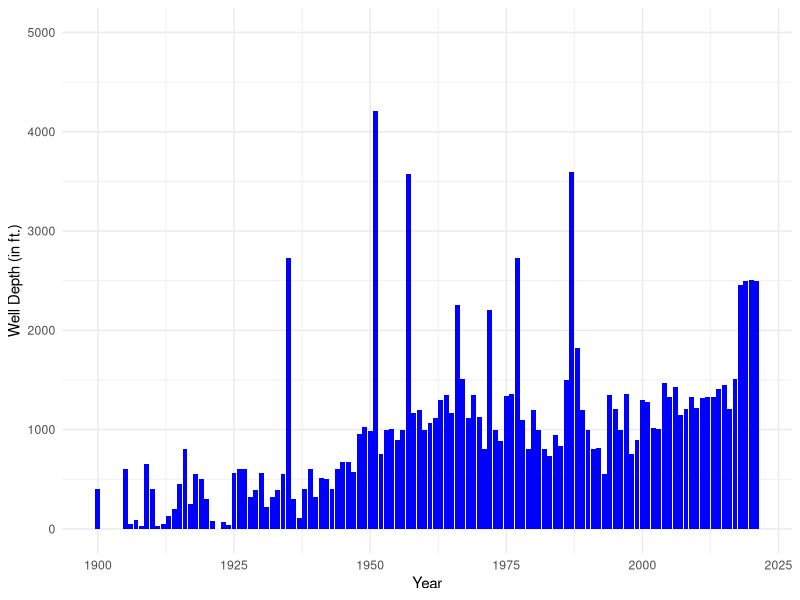
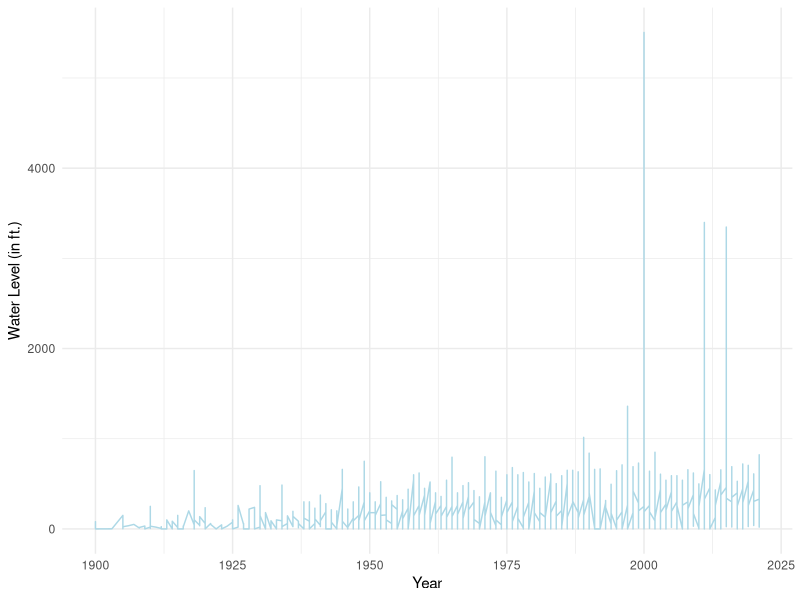
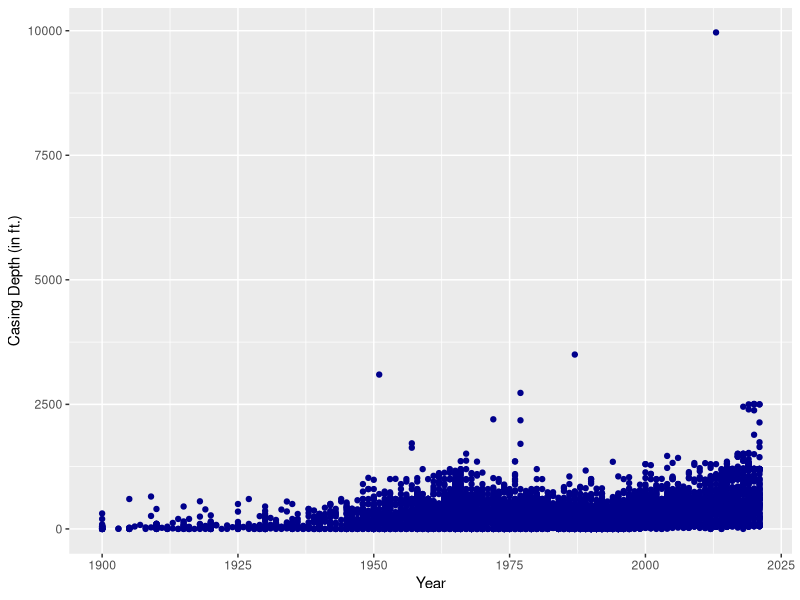
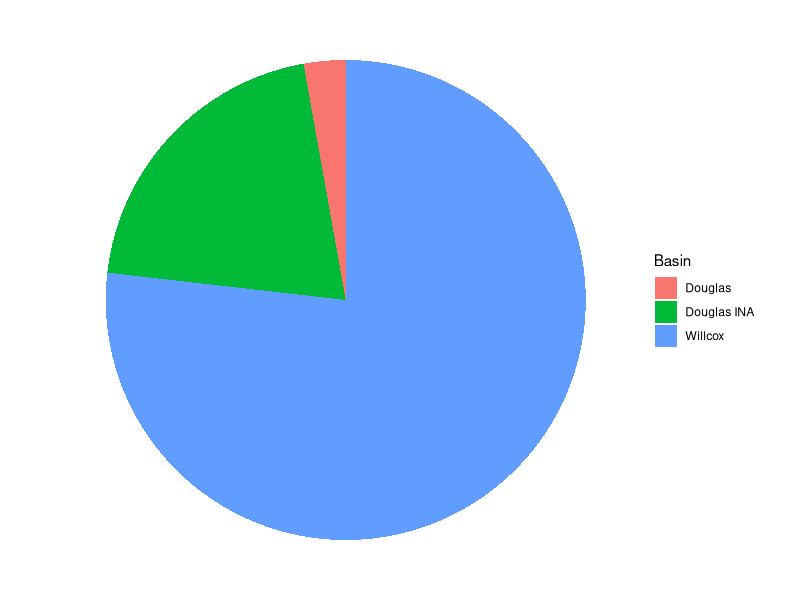

Reproduce these figures in R, in order.
## ---- chunk 1
knitr::opts_chunk$set(echo = FALSE, results = 'hide', warning = FALSE, message=FALSE)
## ---- chunk 2
# import libraries
library(dplyr)
library(ggplot2)
library(tidyverse)
library(lubridate)
library(kableExtra)

# import data set
arizona_wells <- read.csv("wells_by_basin.csv")

# data quality
date <-  as.Date(arizona_wells$Drill.Date,"%Y-%m-%d %H:%M:%S")
year <- as.numeric(format(date,'%Y'))

arizona_wells$year <- year

aw <- arizona_wells %>% 
  filter(!is.na(Basin)) %>%
  filter(!is.na(Well.Type)) %>%
  filter(!is.na(Well.Depth..ft.)) %>%
  filter(!is.na(Casing.Depth..ft.)) %>%
  filter(!is.na(Drill.Date)) %>%
  filter(!is.na(Application.Date)) %>%
  filter(!is.na(Water.Level..ft.)) %>%
  filter(!is.na(year))

# table - summary statistic of the well depth, water level, casing depth
water_level_by_year <- aw %>%
  group_by(Basin) %>%
  summarize(total_well_depth=sum(Well.Depth..ft.),
            mean_well_depth=mean(Well.Depth..ft.),
            median_well_depth=median(Well.Depth..ft.),
            total_water_level=sum(Water.Level..ft.),
            mean_water_level=mean(Water.Level..ft.),
            median_water_level=median(Water.Level..ft.),
            total_casing_depth=sum(Casing.Depth..ft.),
            mean_casing_depth=mean(Casing.Depth..ft.),
            median_casing_depth=median(Casing.Depth..ft.))

knitr::kable(
  water_level_by_year,
  row.names = NA,
  col.names = c('Basin', 
                'Total Well Depth', 
                'Mean Well Depth', 
                'Median Well Depth', 
                'Total Water Level', 
                'Mean Water Level', 
                'Median Water Level', 
                'Total Casing Depth', 
                'Mean Casing Depth', 
                'Median Casing Depth'),
  caption = "Summary Statistics on Arizona Wells (in ft.)"
)

## ---- chunk 3
# bar plot
bar_plot <- ggplot(aw, aes(x=year, y=Well.Depth..ft.)) +
  geom_bar(stat="identity", position="dodge", fill="blue") +
  labs(x="Year", y="Well Depth (in ft.)") +
  expand_limits(y=c(0, 5000)) +
  theme_minimal()

print(bar_plot)
## ---- chunk 4
# line plot
line_plot <- ggplot(aw, aes(x=year, y=Water.Level..ft.)) +
  geom_line(stat="identity", position="dodge", color="lightblue") +
  labs(x="Year", y="Water Level (in ft.)") +
  theme_minimal()

print(line_plot)
## ---- chunk 5
# scatter plot
scatter_plot <- ggplot(aw, aes(x=year, y=Casing.Depth..ft.)) +
  geom_point(color="darkblue") +
  labs(x="Year", y="Casing Depth (in ft.)") 

print(scatter_plot)

## ---- chunk 6
# pie chart
pie <- ggplot(aw, aes(x="", y= Basin, fill=Basin)) +
  geom_bar(stat = "identity", width = 1)+
  coord_polar("y", start = 0) +
  theme_void()

print(pie)
